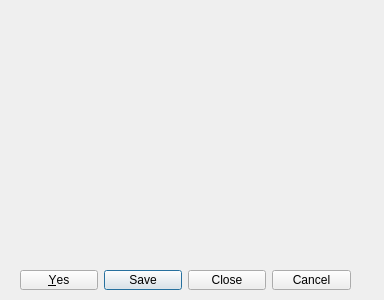
<?xml version="1.0" encoding="UTF-8"?>
<ui version="4.0">
 <class>Dialog</class>
 <widget class="QDialog" name="Dialog">
  <property name="geometry">
   <rect>
    <x>0</x>
    <y>0</y>
    <width>384</width>
    <height>300</height>
   </rect>
  </property>
  <property name="windowTitle">
   <string>Dialog</string>
  </property>
  <property name="sizeGripEnabled">
   <bool>false</bool>
  </property>
  <property name="modal">
   <bool>false</bool>
  </property>
  <widget class="QDialogButtonBox" name="buttonBox">
   <property name="geometry">
    <rect>
     <x>20</x>
     <y>270</y>
     <width>331</width>
     <height>20</height>
    </rect>
   </property>
   <property name="orientation">
    <enum>Qt::Horizontal</enum>
   </property>
   <property name="standardButtons">
    <set>QDialogButtonBox::Cancel|QDialogButtonBox::Close|QDialogButtonBox::Save|QDialogButtonBox::Yes</set>
   </property>
   <property name="centerButtons">
    <bool>true</bool>
   </property>
  </widget>
 </widget>
 <resources/>
 <connections>
  <connection>
   <sender>buttonBox</sender>
   <signal>accepted()</signal>
   <receiver>Dialog</receiver>
   <slot>accept()</slot>
   <hints>
    <hint type="sourcelabel">
     <x>248</x>
     <y>254</y>
    </hint>
    <hint type="destinationlabel">
     <x>157</x>
     <y>274</y>
    </hint>
   </hints>
  </connection>
  <connection>
   <sender>buttonBox</sender>
   <signal>rejected()</signal>
   <receiver>Dialog</receiver>
   <slot>reject()</slot>
   <hints>
    <hint type="sourcelabel">
     <x>316</x>
     <y>260</y>
    </hint>
    <hint type="destinationlabel">
     <x>286</x>
     <y>274</y>
    </hint>
   </hints>
  </connection>
 </connections>
</ui>
